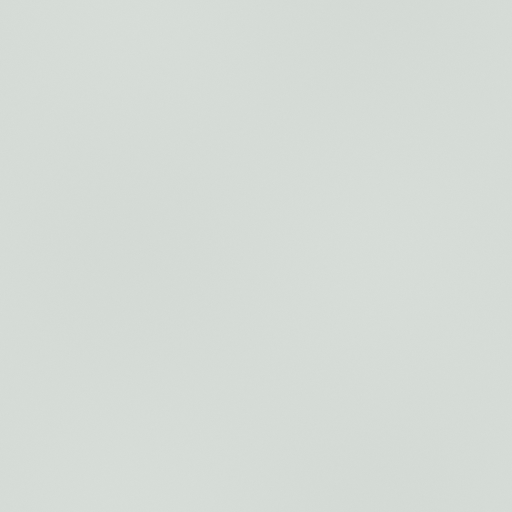
#> input picture GameData/RoosterWorksStationModules/Models/rwm_ceramic.png, 1024 x 1024 px (shown at 1/2 size); its folder holds 4 pictures in this run
$ python build_options.py
#> lines starting #> are read from the running program, lines starting #| are printed output that depends on the picture
"""Grey shell textures and optional internally cooled nuclear PWR editions.

Build after the canonical family. All original native models remain identical.
Reactor editions have separate stable part IDs to protect existing passive cores.
"""
from pathlib import Path
import copy,json
import numpy as np
from PIL import Image
from config_nodes import parse,dump,Node
ROOT=Path(__file__).resolve().parents[1]
GD=ROOT/'GameData/RoosterWorksStationModules';MODELS=GD/'Models'
SURFACES=('ceramic','white','cladding','cladding_white')
RATE=6.5206e-9

def grey_textures():
    for surface in SURFACES:
        image=Image.open(MODELS/f'rwm_{surface}.png').convert('RGBA')
        a=np.array(image);rgb=a[:,:,:3].astype(float)
        # Preserve all existing panel seams, wear, stencil contrast and UV layout.
        # Recolour light neutral shell pixels only; keep warm trim and dark ink.
        neutral=(rgb.max(2)-rgb.min(2)<38)&(rgb.mean(2)>95)
#> neutral: shape (1024, 1024) bool; every value is 1
        grey=rgb.mean(2)*.63+19
        for channel,offset in enumerate((-4,0,4)):
            a[:,:,channel]=np.where(neutral,np.clip(grey+offset,0,255),a[:,:,channel]).astype('uint8')
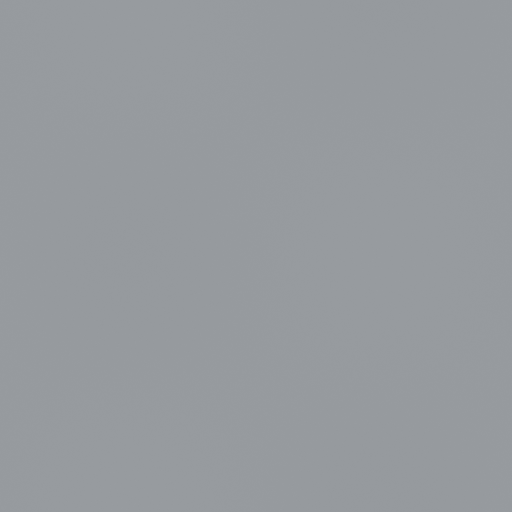
#> a: shape (1024, 1024, 4) (shown at 1/2 size); mean R, G, B, A 150.2, 154.2, 158.2, 255
        Image.fromarray(a).save(MODELS/f'rwm_{surface}_grey.png')

def reactor(size,factor):
    tree=parse((GD/f'Parts/RW_PWR_{size}.cfg').read_text());part=tree.children[0]
    part.header='PART:NEEDS[CommunityResourcePack]'
    part.set('name',f'RW_PWR_{size}_REACTOR')
    part.set('title',f'RoosterWorks RW-PWR-{size} Nuclear Power and Service Core')
    part.set('description',f'Optional reactor-equipped power/service core with {3500 if size==250 else 6750} EC storage and {5*factor:g} EC/s nuclear generation. Integrated passive cooling requires no external radiators. EnrichedUranium is converted 1:1 to retained DepletedFuel; a full waste tank or empty fuel tank stops production. Select white or grey metal exterior independently. Reactor starts switched off. Kerbalism Default supports loaded and background operation; stock fallback requires Community Resource Pack. Exterior silhouette matches the passive core.')
    # Compact reactor plus integrated cooling hardware, independently of the
    # full station module's existing dry mass. Do not scale the entire PWR mass.
    part.set('mass',format(float(part.get('mass'))+.039*factor,'.10g'))
    part.set('cost',str(int(part.get('cost'))+round(10880*factor)))
    part.set('entryCost',str(int(part.get('entryCost'))+round(35500*factor)))
    # Same tier as the passive core: the optional edition remains discoverable
    # wherever the existing PWR part is available in the user's editor.
    part.set('TechRequired',part.get('TechRequired'))
    part.set('tags',part.get('tags')+' nuclear fission uranium reactor integrated cooling')
    for name,amount in (('EnrichedUranium',1.5*factor),('DepletedFuel',0)):
        part.children.append(Node('RESOURCE',[('name',name),('amount',format(amount,'.10g')),('maxAmount',format(1.5*factor,'.10g'))]))
    # Retain historical standalone definitions byte-for-byte for compatibility;
    # current capacities are supplied by the explicit late balance patch.
    for resource in part.children:
        if resource.header=='RESOURCE' and resource.get('name')=='ElectricCharge':
            resource.set('amount',3500 if size==250 else 6750);resource.set('maxAmount',3500 if size==250 else 6750)
    part.children.append(Node('MODULE:NEEDS[Kerbalism,ProfileDefault]',[
        ('name','ProcessController'),('resource','_RWCompactReactor'),('title','Integrated nuclear reactor'),
        ('capacity',str(factor)),('running','false'),('toggle','true'),('valve_i','0')]))
    converter=Node('MODULE:NEEDS[!Kerbalism]',[
        ('name','ModuleResourceConverter'),('ConverterName','Integrated nuclear reactor'),
        ('StartActionName','Start reactor'),('StopActionName','Stop reactor'),
        ('FillAmount','1'),('AutoShutdown','false'),('GeneratesHeat','false'),
        ('UseSpecialistBonus','false'),('IsActivated','false')])
    for header,name,rate,dump_excess in (('INPUT_RESOURCE','EnrichedUranium',RATE*factor,None),('OUTPUT_RESOURCE','DepletedFuel',RATE*factor,'false'),('OUTPUT_RESOURCE','ElectricCharge',5*factor,'true')):
        vals=[('ResourceName',name),('Ratio',format(rate,'.12g'))]
        if name!='ElectricCharge':vals.append(('FlowMode','NO_FLOW'))
        if dump_excess is not None:vals.append(('DumpExcess',dump_excess))
        converter.children.append(Node(header,vals))
    part.children.append(converter)
    (GD/f'Parts/RW_PWR_{size}_REACTOR.cfg').write_text(dump(tree))

def build():
    grey_textures()
    (GD/'Compatibility/ExteriorFinish.cfg').write_text('''// Independent selector preserves stock HAB Standard / SideHatch variants.
@PART[RW_*]:HAS[@MODEL:HAS[#model[RoosterWorksStationModules/Models/*]],!MODULE[ModuleRWStationFinish]]:FOR[RoosterWorksStationModules]
{
    MODULE
    {
        name = ModuleRWStationFinish
        finish = White
    }
}
''')
    for size,factor in ((250,1.1),(375,1.2)):reactor(size,factor)
    (GD/'Compatibility/CompactReactor.cfg').write_text('''// Dedicated process avoids all NFE/SystemHeat global reactor patches.
// Fixed built-in cooling is part of the added dry mass. No external radiator.
RESOURCE_DEFINITION:NEEDS[Kerbalism,ProfileDefault,CommunityResourcePack]
{
    name = _RWCompactReactor
    density = 0
    isVisible = false
}
@Profile[default]:NEEDS[Kerbalism,ProfileDefault,CommunityResourcePack]:AFTER[KerbalismDefault]
{
    Process
    {
        name = rw compact fission
        title = Integrated RoosterWorks reactor
        modifier = _RWCompactReactor
        input = EnrichedUranium@0.0000000065206
        output = DepletedFuel@0.0000000065206
        output = ElectricCharge@5
        dump_valve = ElectricCharge
    }
}
// Unsupported Kerbalism profiles do not receive an inert or free-power reactor.
!PART[RW_PWR_*_REACTOR]:NEEDS[Kerbalism,!ProfileDefault] {}
@PART[RW_PWR_250,RW_PWR_375]:NEEDS[VABOrganizer]:AFTER[VABOrganizer]
{
    %VABORGANIZER
    {
        %organizerSubcategory = batteries
    }
}
@PART[RW_PWR_*_REACTOR]:NEEDS[VABOrganizer]:AFTER[VABOrganizer]
{
    %VABORGANIZER
    {
        %organizerSubcategory = nuclearReactors
    }
}
@PART[RW_PWR_250]:FOR[RoosterWorksStationModules]
{
    %description = Crewless 2.5 m power and service core with 3500 EC storage. Eight cell cabinets, protected cables and sealed endcaps. Stores vessel electricity; generation is supplied separately. Optional nuclear edition is a separate editor choice. Exterior cooling hardware is cosmetic on this passive edition.
}
@PART[RW_PWR_375]:FOR[RoosterWorksStationModules]
{
    %description = Crewless 3.75 m power and service core with 6750 EC storage. Eight cell cabinets, protected cables and sealed endcaps. Stores vessel electricity; generation is supplied separately. Optional nuclear edition is a separate editor choice. Exterior cooling hardware is cosmetic on this passive edition.
}
''')
    (ROOT/'Media/CompactReactor-stats.json').write_text(json.dumps([dict(size=size,output_ec_per_second=5*f,fuel_capacity=1.5*f,waste_capacity=1.5*f,fuel_units_per_second=RATE*f,added_dry_mass=.039*f,full_power_lifetime_seconds=1.5/RATE,battery_ec=3500 if size==250 else 6750) for size,f in ((250,1.1),(375,1.2))],indent=2)+'\n')
    from build_power_options import build as power_options
    power_options()
    from build_storage_balance import build as storage_balance
    storage_balance()
    from build_catalogue import build as catalogue
    catalogue()
    from build_ring_options import build as ring_options
    ring_options()
    from build_logistics_options import build as logistics_options
    logistics_options()

#> (the run stopped early here; a loop or call above may not have finished)
